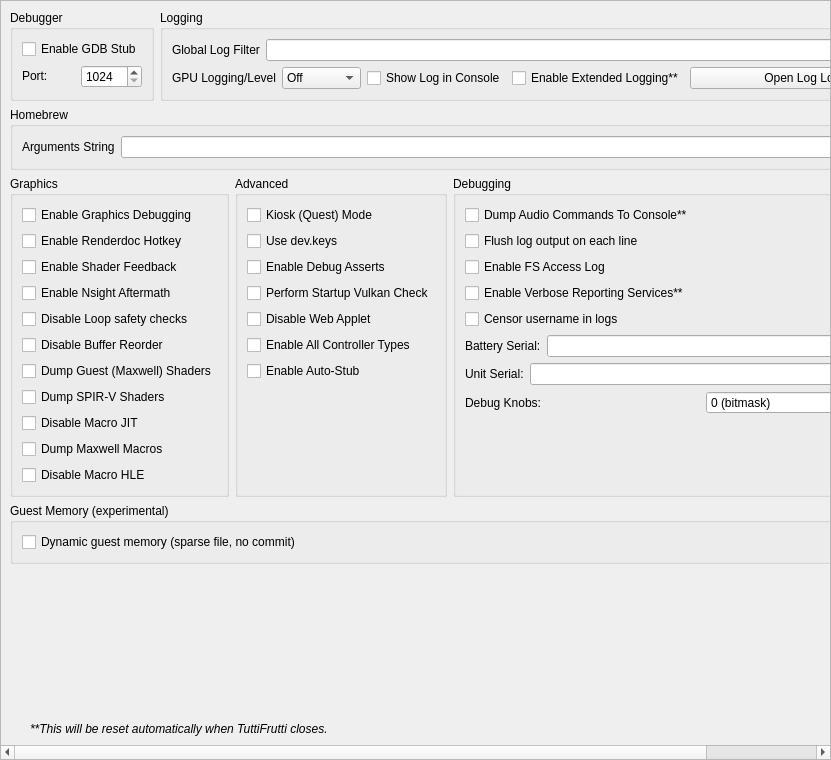
<?xml version="1.0" encoding="UTF-8"?>
<ui version="4.0">
 <class>ConfigureDebug</class>
 <widget class="QScrollArea" name="ConfigureDebug">
  <property name="geometry">
   <rect>
    <x>0</x>
    <y>0</y>
    <width>831</width>
    <height>760</height>
   </rect>
  </property>
  <property name="widgetResizable">
   <bool>true</bool>
  </property>
  <widget class="QWidget" name="widget">
   <property name="geometry">
    <rect>
     <x>0</x>
     <y>0</y>
     <width>829</width>
     <height>758</height>
    </rect>
   </property>
   <layout class="QVBoxLayout" name="verticalLayout_1">
    <item>
     <layout class="QHBoxLayout" name="horizontalLayout">
      <property name="topMargin">
       <number>0</number>
      </property>
      <item>
       <widget class="QGroupBox" name="groupBox">
        <property name="sizePolicy">
         <sizepolicy hsizetype="Preferred" vsizetype="Preferred">
          <horstretch>0</horstretch>
          <verstretch>0</verstretch>
         </sizepolicy>
        </property>
        <property name="title">
         <string>Debugger</string>
        </property>
        <property name="alignment">
         <set>Qt::AlignmentFlag::AlignLeading|Qt::AlignmentFlag::AlignLeft|Qt::AlignmentFlag::AlignTop</set>
        </property>
        <property name="flat">
         <bool>false</bool>
        </property>
        <property name="checkable">
         <bool>false</bool>
        </property>
        <layout class="QVBoxLayout" name="verticalLayout_3">
         <item>
          <widget class="QWidget" name="debug_widget" native="true">
           <property name="sizePolicy">
            <sizepolicy hsizetype="Preferred" vsizetype="Maximum">
             <horstretch>0</horstretch>
             <verstretch>0</verstretch>
            </sizepolicy>
           </property>
           <layout class="QVBoxLayout" name="verticalLayout">
            <property name="sizeConstraint">
             <enum>QLayout::SizeConstraint::SetDefaultConstraint</enum>
            </property>
            <property name="leftMargin">
             <number>0</number>
            </property>
            <property name="topMargin">
             <number>0</number>
            </property>
            <property name="rightMargin">
             <number>0</number>
            </property>
            <property name="bottomMargin">
             <number>0</number>
            </property>
            <item>
             <widget class="QCheckBox" name="toggle_gdbstub">
              <property name="sizePolicy">
               <sizepolicy hsizetype="Maximum" vsizetype="Maximum">
                <horstretch>0</horstretch>
                <verstretch>0</verstretch>
               </sizepolicy>
              </property>
              <property name="text">
               <string>Enable GDB Stub</string>
              </property>
             </widget>
            </item>
            <item>
             <widget class="QWidget" name="horizontalWidget_3" native="true">
              <property name="sizePolicy">
               <sizepolicy hsizetype="Preferred" vsizetype="Maximum">
                <horstretch>0</horstretch>
                <verstretch>0</verstretch>
               </sizepolicy>
              </property>
              <layout class="QHBoxLayout" name="horizontalLayout_3">
               <property name="leftMargin">
                <number>0</number>
               </property>
               <property name="topMargin">
                <number>0</number>
               </property>
               <property name="rightMargin">
                <number>0</number>
               </property>
               <property name="bottomMargin">
                <number>0</number>
               </property>
               <item>
                <widget class="QLabel" name="label_11">
                 <property name="sizePolicy">
                  <sizepolicy hsizetype="Minimum" vsizetype="Maximum">
                   <horstretch>0</horstretch>
                   <verstretch>0</verstretch>
                  </sizepolicy>
                 </property>
                 <property name="text">
                  <string>Port:</string>
                 </property>
                </widget>
               </item>
               <item>
                <widget class="QSpinBox" name="gdbport_spinbox">
                 <property name="sizePolicy">
                  <sizepolicy hsizetype="Preferred" vsizetype="Maximum">
                   <horstretch>0</horstretch>
                   <verstretch>0</verstretch>
                  </sizepolicy>
                 </property>
                 <property name="minimum">
                  <number>1024</number>
                 </property>
                 <property name="maximum">
                  <number>65535</number>
                 </property>
                </widget>
               </item>
              </layout>
             </widget>
            </item>
           </layout>
          </widget>
         </item>
        </layout>
       </widget>
      </item>
      <item>
       <widget class="QGroupBox" name="groupBox_2">
        <property name="sizePolicy">
         <sizepolicy hsizetype="Expanding" vsizetype="Preferred">
          <horstretch>0</horstretch>
          <verstretch>0</verstretch>
         </sizepolicy>
        </property>
        <property name="title">
         <string>Logging</string>
        </property>
        <layout class="QGridLayout" name="gridLayout_1">
         <item row="0" column="0" colspan="4">
          <widget class="QWidget" name="logging_widget" native="true">
           <property name="sizePolicy">
            <sizepolicy hsizetype="Preferred" vsizetype="Maximum">
             <horstretch>0</horstretch>
             <verstretch>0</verstretch>
            </sizepolicy>
           </property>
           <layout class="QHBoxLayout" name="horizontalLayout_1">
            <property name="leftMargin">
             <number>0</number>
            </property>
            <property name="topMargin">
             <number>0</number>
            </property>
            <property name="rightMargin">
             <number>0</number>
            </property>
            <property name="bottomMargin">
             <number>0</number>
            </property>
            <item>
             <widget class="QLabel" name="label_1">
              <property name="sizePolicy">
               <sizepolicy hsizetype="Preferred" vsizetype="Preferred">
                <horstretch>0</horstretch>
                <verstretch>0</verstretch>
               </sizepolicy>
              </property>
              <property name="text">
               <string>Global Log Filter</string>
              </property>
             </widget>
            </item>
            <item>
             <widget class="QLineEdit" name="log_filter_edit"/>
            </item>
           </layout>
          </widget>
         </item>
         <item row="1" column="0">
          <widget class="QWidget" name="gpu_log_level_widget" native="true">
           <property name="sizePolicy">
            <sizepolicy hsizetype="Preferred" vsizetype="Maximum">
             <horstretch>0</horstretch>
             <verstretch>0</verstretch>
            </sizepolicy>
           </property>
           <layout class="QHBoxLayout" name="gpu_log_level_layout">
            <property name="leftMargin">
             <number>0</number>
            </property>
            <property name="topMargin">
             <number>0</number>
            </property>
            <property name="rightMargin">
             <number>0</number>
            </property>
            <property name="bottomMargin">
             <number>0</number>
            </property>
            <item>
             <widget class="QLabel" name="gpu_log_level_label">
              <property name="text">
               <string>GPU Logging/Level</string>
              </property>
             </widget>
            </item>
            <item>
             <widget class="QComboBox" name="gpu_log_level">
              <property name="toolTip">
               <string>Detail level for GPU logs. Off disables logging entirely.</string>
              </property>
              <item>
               <property name="text">
                <string>Off</string>
               </property>
              </item>
              <item>
               <property name="text">
                <string>Errors</string>
               </property>
              </item>
              <item>
               <property name="text">
                <string>Standard</string>
               </property>
              </item>
              <item>
               <property name="text">
                <string>Verbose</string>
               </property>
              </item>
              <item>
               <property name="text">
                <string>All</string>
               </property>
              </item>
             </widget>
            </item>
           </layout>
          </widget>
         </item>
         <item row="1" column="1">
          <widget class="QCheckBox" name="toggle_console">
           <property name="text">
            <string>Show Log in Console</string>
           </property>
          </widget>
         </item>
         <item row="1" column="2">
          <widget class="QCheckBox" name="extended_logging">
           <property name="enabled">
            <bool>true</bool>
           </property>
           <property name="toolTip">
            <string>When checked, the max size of the log increases from 100 MB to 1 GB</string>
           </property>
           <property name="text">
            <string>Enable Extended Logging**</string>
           </property>
          </widget>
         </item>
         <item row="1" column="3">
          <widget class="QPushButton" name="open_log_button">
           <property name="sizePolicy">
            <sizepolicy hsizetype="Expanding" vsizetype="Maximum">
             <horstretch>1</horstretch>
             <verstretch>0</verstretch>
            </sizepolicy>
           </property>
           <property name="minimumSize">
            <size>
             <width>250</width>
             <height>0</height>
            </size>
           </property>
           <property name="text">
            <string>Open Log Location</string>
           </property>
          </widget>
         </item>
        </layout>
       </widget>
      </item>
     </layout>
    </item>
    <item>
     <widget class="QGroupBox" name="groupBox_3">
      <property name="title">
       <string>Homebrew</string>
      </property>
      <layout class="QVBoxLayout" name="verticalLayout_5">
       <item>
        <layout class="QHBoxLayout" name="horizontalLayout_4">
         <item>
          <widget class="QLabel" name="label_3">
           <property name="text">
            <string>Arguments String</string>
           </property>
          </widget>
         </item>
         <item>
          <widget class="QLineEdit" name="homebrew_args_edit"/>
         </item>
        </layout>
       </item>
      </layout>
     </widget>
    </item>
    <item>
     <layout class="QHBoxLayout" name="horizontalLayout_2">
      <item>
       <widget class="QGroupBox" name="groupBox_4">
        <property name="title">
         <string>Graphics</string>
        </property>
        <layout class="QGridLayout" name="gridLayout_2">
         <item row="4" column="0">
          <widget class="QCheckBox" name="disable_loop_safety_checks">
           <property name="toolTip">
            <string>When checked, it executes shaders without loop logic changes</string>
           </property>
           <property name="text">
            <string>Disable Loop safety checks</string>
           </property>
          </widget>
         </item>
         <item row="9" column="0">
          <widget class="QCheckBox" name="dump_macros">
           <property name="enabled">
            <bool>true</bool>
           </property>
           <property name="toolTip">
            <string>When checked, it will dump all the macro programs of the GPU</string>
           </property>
           <property name="text">
            <string>Dump Maxwell Macros</string>
           </property>
          </widget>
         </item>
         <item row="3" column="0">
          <widget class="QCheckBox" name="enable_nsight_aftermath">
           <property name="toolTip">
            <string>When checked, it enables Nsight Aftermath crash dumps</string>
           </property>
           <property name="text">
            <string>Enable Nsight Aftermath</string>
           </property>
          </widget>
         </item>
         <item row="6" column="0">
          <widget class="QCheckBox" name="dump_guest_shaders">
           <property name="enabled">
            <bool>true</bool>
           </property>
           <property name="toolTip">
            <string>When checked, it will dump original Maxwell guest shader bytecode (the input to the recompiler) as .ash files under DumpDir/shaders/. Useful for inspection with nvdisasm.</string>
           </property>
           <property name="text">
            <string>Dump Guest (Maxwell) Shaders</string>
           </property>
          </widget>
         </item>
         <item row="1" column="0">
          <widget class="QCheckBox" name="enable_renderdoc_hotkey">
           <property name="text">
            <string>Enable Renderdoc Hotkey</string>
           </property>
          </widget>
         </item>
         <item row="8" column="0">
          <widget class="QCheckBox" name="disable_macro_jit">
           <property name="enabled">
            <bool>true</bool>
           </property>
           <property name="toolTip">
            <string>When checked, it disables the macro Just In Time compiler. Enabling this makes games run slower</string>
           </property>
           <property name="text">
            <string>Disable Macro JIT</string>
           </property>
          </widget>
         </item>
         <item row="10" column="0">
          <widget class="QCheckBox" name="disable_macro_hle">
           <property name="enabled">
            <bool>true</bool>
           </property>
           <property name="toolTip">
            <string>When checked, it disables the macro HLE functions. Enabling this makes games run slower</string>
           </property>
           <property name="text">
            <string>Disable Macro HLE</string>
           </property>
          </widget>
         </item>
         <item row="0" column="0">
          <widget class="QCheckBox" name="enable_graphics_debugging">
           <property name="enabled">
            <bool>true</bool>
           </property>
           <property name="toolTip">
            <string>When checked, the graphics API enters a slower debugging mode</string>
           </property>
           <property name="text">
            <string>Enable Graphics Debugging</string>
           </property>
          </widget>
         </item>
         <item row="11" column="0">
          <spacer name="verticalSpacer_5">
           <property name="orientation">
            <enum>Qt::Orientation::Vertical</enum>
           </property>
           <property name="sizeType">
            <enum>QSizePolicy::Policy::Preferred</enum>
           </property>
           <property name="sizeHint" stdset="0">
            <size>
             <width>20</width>
             <height>0</height>
            </size>
           </property>
          </spacer>
         </item>
         <item row="2" column="0">
          <widget class="QCheckBox" name="enable_shader_feedback">
           <property name="toolTip">
            <string>When checked, TuttiFrutti will log statistics about the compiled pipeline cache</string>
           </property>
           <property name="text">
            <string>Enable Shader Feedback</string>
           </property>
          </widget>
         </item>
         <item row="5" column="0">
          <widget class="QCheckBox" name="disable_buffer_reorder">
           <property name="toolTip">
            <string>&lt;html&gt;&lt;head/&gt;&lt;body&gt;&lt;p&gt;When checked, disables reordering of mapped memory uploads which allows to associate uploads with specific draws. May reduce performance in some cases.&lt;/p&gt;&lt;/body&gt;&lt;/html&gt;</string>
           </property>
           <property name="text">
            <string>Disable Buffer Reorder</string>
           </property>
          </widget>
         </item>
         <item row="7" column="0">
          <widget class="QCheckBox" name="gpu_log_shader_dumps">
           <property name="toolTip">
            <string>When checked, it will dump the recompiler's output SPIR-V binaries (.spv) under LogDir/shaders/. Inspect via SPIRV-Tools (spirv-dis / spirv-cross / spirv-val) or RenderDoc.</string>
           </property>
           <property name="text">
            <string>Dump SPIR-V Shaders</string>
           </property>
          </widget>
         </item>
        </layout>
       </widget>
      </item>
      <item>
       <widget class="QGroupBox" name="groupBox_6">
        <property name="title">
         <string>Advanced</string>
        </property>
        <layout class="QGridLayout" name="gridLayout_4">
         <item row="3" column="0">
          <widget class="QCheckBox" name="perform_vulkan_check">
           <property name="toolTip">
            <string>Enables TuttiFrutti to check for a working Vulkan environment when the program starts up. Disable this if this is causing issues with external programs seeing TuttiFrutti.</string>
           </property>
           <property name="text">
            <string>Perform Startup Vulkan Check</string>
           </property>
          </widget>
         </item>
         <item row="4" column="0">
          <widget class="QCheckBox" name="disable_web_applet">
           <property name="text">
            <string>Disable Web Applet</string>
           </property>
          </widget>
         </item>
         <item row="5" column="0">
          <widget class="QCheckBox" name="enable_all_controllers">
           <property name="text">
            <string>Enable All Controller Types</string>
           </property>
          </widget>
         </item>
         <item row="6" column="0">
          <widget class="QCheckBox" name="use_auto_stub">
           <property name="text">
            <string>Enable Auto-Stub</string>
           </property>
          </widget>
         </item>
         <item row="0" column="0">
          <widget class="QCheckBox" name="quest_flag">
           <property name="text">
            <string>Kiosk (Quest) Mode</string>
           </property>
          </widget>
         </item>
         <item row="1" column="0">
          <widget class="QCheckBox" name="use_dev_keys">
           <property name="text">
            <string>Use dev.keys</string>
           </property>
          </widget>
         </item>
         <item row="2" column="0">
          <widget class="QCheckBox" name="use_debug_asserts">
           <property name="text">
            <string>Enable Debug Asserts</string>
           </property>
          </widget>
         </item>
         <item row="7" column="0">
          <spacer name="verticalSpacer_4">
           <property name="orientation">
            <enum>Qt::Orientation::Vertical</enum>
           </property>
           <property name="sizeType">
            <enum>QSizePolicy::Policy::Expanding</enum>
           </property>
           <property name="sizeHint" stdset="0">
            <size>
             <width>20</width>
             <height>0</height>
            </size>
           </property>
          </spacer>
         </item>
        </layout>
       </widget>
      </item>
      <item>
       <widget class="QGroupBox" name="groupBox_5">
        <property name="title">
         <string>Debugging</string>
        </property>
        <layout class="QGridLayout" name="gridLayout_3">
         <item row="6" column="0">
          <widget class="QWidget" name="serial_battery_widget" native="true">
           <property name="sizePolicy">
            <sizepolicy hsizetype="Preferred" vsizetype="Maximum">
             <horstretch>0</horstretch>
             <verstretch>0</verstretch>
            </sizepolicy>
           </property>
           <layout class="QHBoxLayout" name="horizontalLayout_11">
            <property name="leftMargin">
             <number>0</number>
            </property>
            <property name="topMargin">
             <number>0</number>
            </property>
            <property name="rightMargin">
             <number>0</number>
            </property>
            <property name="bottomMargin">
             <number>0</number>
            </property>
            <item>
             <widget class="QLabel" name="label_12">
              <property name="sizePolicy">
               <sizepolicy hsizetype="Preferred" vsizetype="Preferred">
                <horstretch>0</horstretch>
                <verstretch>0</verstretch>
               </sizepolicy>
              </property>
              <property name="text">
               <string>Battery Serial:</string>
              </property>
             </widget>
            </item>
            <item>
             <widget class="QLineEdit" name="serial_battery_edit"/>
            </item>
           </layout>
          </widget>
         </item>
         <item row="8" column="0">
          <widget class="QWidget" name="debug_knobs_widget" native="true">
           <property name="sizePolicy">
            <sizepolicy hsizetype="Preferred" vsizetype="Maximum">
             <horstretch>0</horstretch>
             <verstretch>0</verstretch>
            </sizepolicy>
           </property>
           <layout class="QHBoxLayout" name="horizontalLayout_debug_knobs">
            <property name="leftMargin">
             <number>0</number>
            </property>
            <property name="topMargin">
             <number>0</number>
            </property>
            <property name="rightMargin">
             <number>0</number>
            </property>
            <property name="bottomMargin">
             <number>0</number>
            </property>
            <item>
             <widget class="QLabel" name="label_debug_knobs">
              <property name="sizePolicy">
               <sizepolicy hsizetype="Preferred" vsizetype="Preferred">
                <horstretch>0</horstretch>
                <verstretch>0</verstretch>
               </sizepolicy>
              </property>
              <property name="text">
               <string>Debug Knobs:</string>
              </property>
             </widget>
            </item>
            <item>
             <widget class="QSpinBox" name="debug_knobs_spinbox">
              <property name="minimum">
               <number>0</number>
              </property>
              <property name="maximum">
               <number>65535</number>
              </property>
              <property name="toolTip">
               <string>Bitmask for quick development toggles</string>
              </property>
              <property name="statusTip">
               <string>Set debug knobs (bitmask)</string>
              </property>
              <property name="whatsThis">
               <string>16-bit debug knob set for quick development toggles</string>
              </property>
              <property name="suffix">
               <string> (bitmask)</string>
              </property>
             </widget>
            </item>
           </layout>
          </widget>
         </item>
         <item row="7" column="0">
          <widget class="QWidget" name="serial_board_widget" native="true">
           <property name="sizePolicy">
            <sizepolicy hsizetype="Preferred" vsizetype="Maximum">
             <horstretch>0</horstretch>
             <verstretch>0</verstretch>
            </sizepolicy>
           </property>
           <layout class="QHBoxLayout" name="horizontalLayout_12">
            <property name="leftMargin">
             <number>0</number>
            </property>
            <property name="topMargin">
             <number>0</number>
            </property>
            <property name="rightMargin">
             <number>0</number>
            </property>
            <property name="bottomMargin">
             <number>0</number>
            </property>
            <item>
             <widget class="QLabel" name="label_13">
              <property name="sizePolicy">
               <sizepolicy hsizetype="Preferred" vsizetype="Preferred">
                <horstretch>0</horstretch>
                <verstretch>0</verstretch>
               </sizepolicy>
              </property>
              <property name="text">
               <string>Unit Serial:</string>
              </property>
             </widget>
            </item>
            <item>
             <widget class="QLineEdit" name="serial_board_edit"/>
            </item>
           </layout>
          </widget>
         </item>
         <item row="20" column="0">
          <spacer name="verticalSpacer_3">
           <property name="orientation">
            <enum>Qt::Orientation::Vertical</enum>
           </property>
           <property name="sizeType">
            <enum>QSizePolicy::Policy::Expanding</enum>
           </property>
           <property name="sizeHint" stdset="0">
            <size>
             <width>20</width>
             <height>0</height>
            </size>
           </property>
          </spacer>
         </item>
         <item row="1" column="0">
          <widget class="QCheckBox" name="dump_audio_commands">
           <property name="toolTip">
            <string>Enable this to output the latest generated audio command list to the console. Only affects games using the audio renderer.</string>
           </property>
           <property name="text">
            <string>Dump Audio Commands To Console**</string>
           </property>
          </widget>
         </item>
         <item row="2" column="0">
          <widget class="QCheckBox" name="flush_line">
           <property name="text">
            <string>Flush log output on each line</string>
           </property>
          </widget>
         </item>
         <item row="3" column="0">
          <widget class="QCheckBox" name="fs_access_log">
           <property name="text">
            <string>Enable FS Access Log</string>
           </property>
          </widget>
         </item>
         <item row="4" column="0">
          <widget class="QCheckBox" name="reporting_services">
           <property name="text">
            <string>Enable Verbose Reporting Services**</string>
           </property>
          </widget>
         </item>
         <item row="5" column="0">
          <widget class="QCheckBox" name="censor_username">
           <property name="text">
            <string>Censor username in logs</string>
           </property>
          </widget>
         </item>
        </layout>
       </widget>
      </item>
     </layout>
    </item>
    <item>
     <widget class="QGroupBox" name="memory_group">
      <property name="title">
       <string>Guest Memory (experimental)</string>
      </property>
      <layout class="QVBoxLayout" name="memory_group_layout">
       <item>
        <widget class="QCheckBox" name="nx2_dynamic_memory">
         <property name="toolTip">
          <string>Windows only. Backs the guest's memory with a sparse temporary file instead of committing all of it (14 GiB for a Switch 2 game) when the game starts. Only useful when Windows runs out of commit (small or fixed page file): it does not lower RAM use, and under memory pressure Windows writes the game's memory to that file, which can stutter. Needs as much free space on the drive of the temporary folder. Off by itself on machines with 32 GB of RAM or more. Takes effect the next time a game starts.</string>
         </property>
         <property name="text">
          <string>Dynamic guest memory (sparse file, no commit)</string>
         </property>
        </widget>
       </item>
      </layout>
     </widget>
    </item>
    <item>
     <spacer name="verticalSpacer">
      <property name="orientation">
       <enum>Qt::Orientation::Vertical</enum>
      </property>
      <property name="sizeHint" stdset="0">
       <size>
        <width>20</width>
        <height>0</height>
       </size>
      </property>
     </spacer>
    </item>
    <item>
     <widget class="QLabel" name="label_5">
      <property name="sizePolicy">
       <sizepolicy hsizetype="Expanding" vsizetype="Preferred">
        <horstretch>0</horstretch>
        <verstretch>0</verstretch>
       </sizepolicy>
      </property>
      <property name="font">
       <font>
        <italic>true</italic>
       </font>
      </property>
      <property name="text">
    <string>**This will be reset automatically when TuttiFrutti closes.</string>
      </property>
      <property name="indent">
       <number>20</number>
      </property>
     </widget>
    </item>
   </layout>
  </widget>
 </widget>
 <tabstops>
  <tabstop>log_filter_edit</tabstop>
  <tabstop>toggle_console</tabstop>
  <tabstop>extended_logging</tabstop>
  <tabstop>open_log_button</tabstop>
  <tabstop>homebrew_args_edit</tabstop>
  <tabstop>enable_graphics_debugging</tabstop>
  <tabstop>enable_shader_feedback</tabstop>
  <tabstop>enable_nsight_aftermath</tabstop>
  <tabstop>fs_access_log</tabstop>
  <tabstop>reporting_services</tabstop>
  <tabstop>quest_flag</tabstop>
  <tabstop>use_debug_asserts</tabstop>
 </tabstops>
 <resources/>
 <connections/>
</ui>
